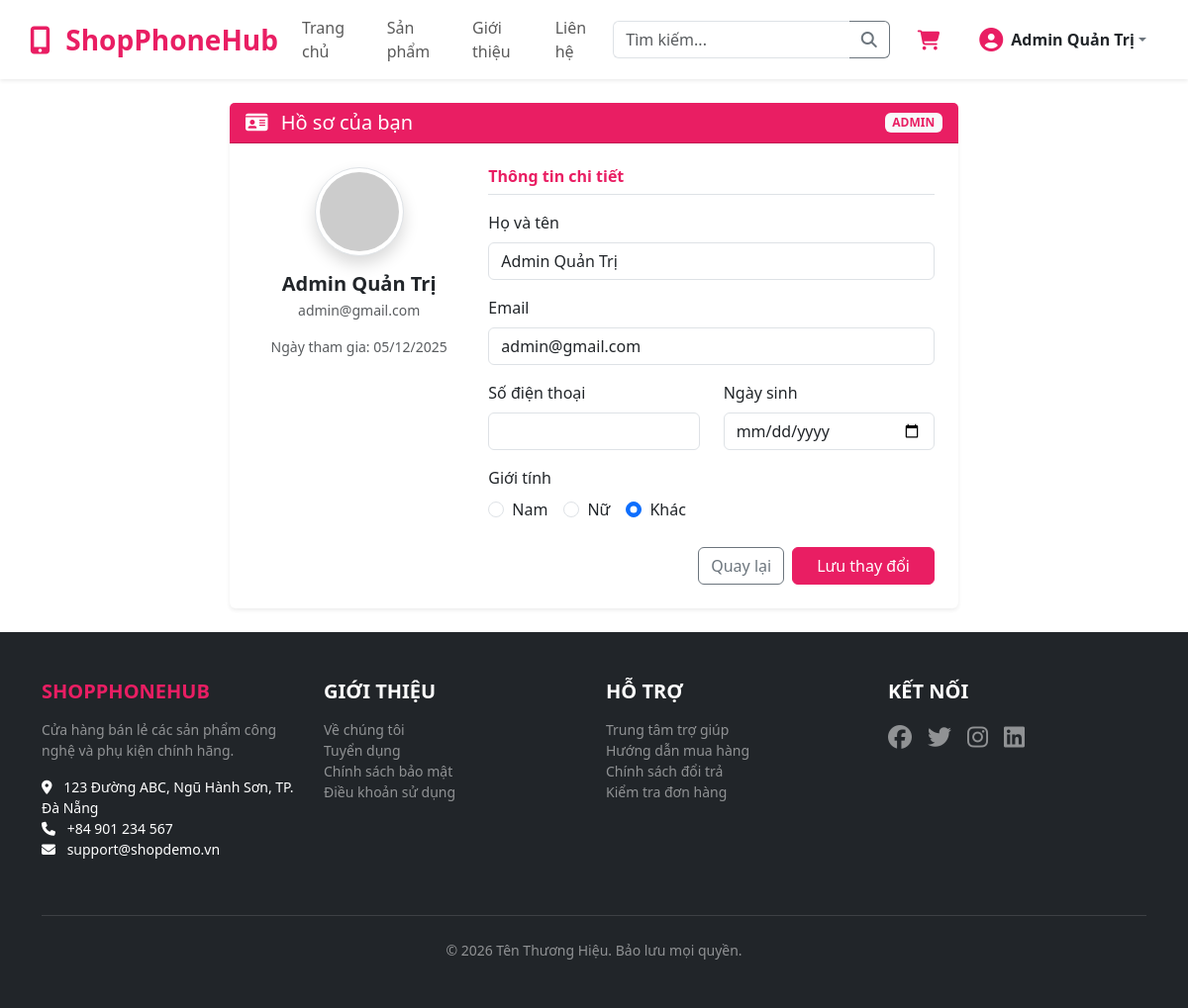
Page /auth/profile (signed in) on the committed database.
### tables this page shows
CREATE TABLE `nguoidung` (
  `id` int(11) NOT NULL AUTO_INCREMENT,
  `ho_ten` varchar(255) NOT NULL,
  `email` varchar(255) NOT NULL UNIQUE,
  `so_dien_thoai` varchar(15) NULL,
  `mat_khau` varchar(255) NOT NULL,
  `role` enum('admin','user') NOT NULL DEFAULT 'user', 
  `trang_thai` tinyint(1) NOT NULL DEFAULT 1 COMMENT '1: Active, 0: Blocked',  
  `gioi_tinh` enum('Nam','Nữ','Khác') NULL DEFAULT 'Khác',
  `ngay_sinh` date NULL,
  `ngay_tao` timestamp NOT NULL DEFAULT current_timestamp(),
  PRIMARY KEY (`id`)
);

### controllers/AuthController.php (called while the page is built, shortened)
<?php
class AuthController extends Controller {
    private $userModel;
    public function __construct() {
        $this->userModel = $this->loadModel('User');
    }
    public function profile() {
        $user_id = $_SESSION['user']['id'];
        $user = $this->userModel->getById($user_id);
        $error_message = '';
        $success_message = '';
        $this->loadView('auth/profile', [
            'title' => 'Hồ sơ cá nhân',
            'user' => $user,
            'error' => $error_message,
            'success' => $success_message
        ]);
    }
}

### models/User.php (called while the page is built, shortened)
<?php
class User extends Database {
    public function getById($id) {
        $sql = "SELECT * FROM nguoidung WHERE id = :id";
        return self::query($sql, [':id' => $id], false);
    }
}
?>

### models/Database.php (called while the page is built, shortened)
<?php
class Database {
    private static $conn = null;
    public static function getConnection() {
        if (self::$conn === null) {
            $host = DB_HOST;
            $db_name = DB_NAME;
            $username = DB_USER;
            $password = DB_PASS;
            $charset = DB_CHARSET;
            $dsn = "mysql:host=$host;dbname=$db_name;charset=$charset";
            $options = [
                PDO::ATTR_ERRMODE            => PDO::ERRMODE_EXCEPTION,
                PDO::ATTR_DEFAULT_FETCH_MODE => PDO::FETCH_ASSOC,
                PDO::ATTR_EMULATE_PREPARES   => false,
            ];
            try {
                self::$conn = new PDO($dsn, $username, $password, $options);
            } catch (PDOException $e) {
                die("Lỗi kết nối CSDL: " . $e->getMessage());
            }
        }
        return self::$conn;
    }
    private static function _query($sql, $params = [], $fetchAll = true) {
        try {
            $stmt = self::getConnection()->prepare($sql);
            $stmt->execute($params);
            return $stmt->fetch();
        } catch (PDOException $e) {
            if (DEBUG_MODE) {
                echo "Lỗi truy vấn: " . $e->getMessage();
            }
            return null;
        }
    }
    public static function query($sql, $params = [], $fetchAll = true) {
        return self::_query($sql, $params, $fetchAll);
    }
}
?>

### views/auth/profile.php (the view, shortened to what this page needs)
<div class="row justify-content-center">
    <div class="col-md-8">
        <div class="card shadow-sm border-0">
            <div class="card-header bg-primary text-white d-flex justify-content-between align-items-center">
                <h5 class="mb-0"><i class="fas fa-id-card me-2"></i> Hồ sơ của bạn</h5>
                <span class="badge bg-light text-primary"><?= strtoupper($user['role']) ?></span>
            </div>
            <div class="card-body p-4">
                <div class="row">
                    <div class="col-md-4 text-center mb-4 mb-md-0">
                        <div class="mb-3 position-relative d-inline-block">
                            <img src="https://ui-avatars.com/api/?name=<?= urlencode($user['ho_ten']) ?>&background=E91E63&color=fff&size=150"
                                 class="rounded-circle shadow img-thumbnail" alt="Avatar">
                        </div>
                        <h5 class="fw-bold mb-1"><?= htmlspecialchars($user['ho_ten']) ?></h5>
                        <p class="text-muted small"><?= htmlspecialchars($user['email']) ?></p>
                        <p class="text-muted small">Ngày tham gia: <?= date('d/m/Y', strtotime($user['ngay_tao'] ?? 'now')) ?></p>
                    </div>
                    <div class="col-md-8">
                        <form action="<?= BASE_URL ?>/auth/profile" method="POST">
                            <h6 class="text-primary fw-bold mb-3 border-bottom pb-2">Thông tin chi tiết</h6>
                            <div class="mb-3">
                                <label class="form-label">Họ và tên</label>
                                <input type="text" class="form-control" name="ho_ten" value="<?= htmlspecialchars($user['ho_ten']) ?>" required>
                            </div>
                         <div class="mb-3">
                            <label class="form-label">Email</label>
                            <input type="email" class="form-control" name="email" value="<?= htmlspecialchars($user['email']) ?>" required>
                         </div>
                            <div class="row">
                                <div class="col-md-6 mb-3">
                                    <label class="form-label">Số điện thoại</label>
                                    <input type="text" class="form-control" name="so_dien_thoai" value="<?= htmlspecialchars($user['so_dien_thoai'] ?? '') ?>">
                                </div>
                                <div class="col-md-6 mb-3">
                                    <label class="form-label">Ngày sinh</label>
                                    <input type="date" class="form-control" name="ngay_sinh" value="<?= $user['ngay_sinh'] ?>">
                                </div>
                            </div>
                            <div class="mb-4">
                                <label class="form-label">Giới tính</label>
                                <div class="d-flex gap-3">
                                    <div class="form-check">
                                        <input class="form-check-input" type="radio" name="gioi_tinh" id="nam" value="Nam" <?= ($user['gioi_tinh'] == 'Nam') ? 'checked' : '' ?>>
                                        <label class="form-check-label" for="nam">Nam</label>
                                    </div>
                                    <div class="form-check">
                                        <input class="form-check-input" type="radio" name="gioi_tinh" id="nu" value="Nữ" <?= ($user['gioi_tinh'] == 'Nữ') ? 'checked' : '' ?>>
                                        <label class="form-check-label" for="nu">Nữ</label>
                                    </div>
                                    <div class="form-check">
                                        <input class="form-check-input" type="radio" name="gioi_tinh" id="khac" value="Khác" <?= ($user['gioi_tinh'] == 'Khác') ? 'checked' : '' ?>>
                                        <label class="form-check-label" for="khac">Khác</label>
                                    </div>
                                </div>
                            </div>
                            <div class="d-flex justify-content-end gap-2">
                                <a href="<?= BASE_URL ?>" class="btn btn-outline-secondary">Quay lại</a>
                                <button type="submit" class="btn btn-primary px-4">Lưu thay đổi</button>
                            </div>
                        </form>
                    </div>
                </div>
            </div>
        </div>
    </div>
</div>

### assets/css/style.css (style rules this page uses)
:root { --primary-color: #E91E63; --accent-color: #FF4081; --secondary-color: #6c757d; --success-color: #4CAF50; --light-color: #f8f9fa; --dark-color: #212121; --header-bg: #ffffff; --header-link-color: var(--dark-color); --header-link-hover: var(--primary-color); }
.bg-primary { background-color: var(--primary-color) !important; }
.text-primary { color: var(--primary-color) !important; }
.btn-primary { background-color: var(--primary-color) !important; border-color: var(--primary-color) !important; }

### rows in the picture
nguoidung: role "ADMIN", ho_ten "Admin Quản Trị", email "admin@gmail.com", ngay_tao "05/12/2025", gioi_tinh "☐ Nam", gioi_tinh "☐ Nữ", gioi_tinh "☑ Khác"

### other values in the picture
$_SESSION['user']['ho_ten'] "Admin Quản Trị"
